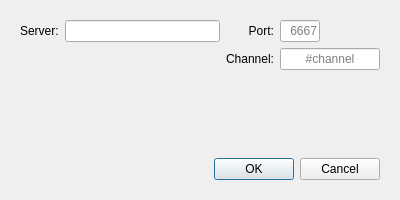
<?xml version="1.0" encoding="UTF-8"?>
<ui version="4.0">
 <class>ServerConnectionDialog</class>
 <widget class="QDialog" name="ServerConnectionDialog">
  <property name="geometry">
   <rect>
    <x>0</x>
    <y>0</y>
    <width>400</width>
    <height>200</height>
   </rect>
  </property>
  <property name="maximumSize">
   <size>
    <width>16777215</width>
    <height>200</height>
   </size>
  </property>
  <property name="windowTitle">
   <string>Dialog</string>
  </property>
  <layout class="QVBoxLayout" name="verticalLayout">
   <item>
    <widget class="QWidget" name="inputWidget" native="true">
     <layout class="QHBoxLayout" name="horizontalLayout_3">
      <item>
       <layout class="QGridLayout" name="gridLayout">
        <item row="0" column="2">
         <widget class="QLabel" name="portLabel">
          <property name="text">
           <string>Port:</string>
          </property>
          <property name="alignment">
           <set>Qt::AlignRight|Qt::AlignTrailing|Qt::AlignVCenter</set>
          </property>
         </widget>
        </item>
        <item row="0" column="0">
         <widget class="QLabel" name="serverLabel">
          <property name="text">
           <string>Server:</string>
          </property>
         </widget>
        </item>
        <item row="0" column="1">
         <widget class="QLineEdit" name="serverLineEdit">
          <property name="maxLength">
           <number>150</number>
          </property>
          <property name="alignment">
           <set>Qt::AlignCenter</set>
          </property>
          <property name="placeholderText">
           <string/>
          </property>
         </widget>
        </item>
        <item row="0" column="3">
         <widget class="QLineEdit" name="portLineEdit">
          <property name="maximumSize">
           <size>
            <width>40</width>
            <height>16777215</height>
           </size>
          </property>
          <property name="maxLength">
           <number>8</number>
          </property>
          <property name="alignment">
           <set>Qt::AlignRight|Qt::AlignTrailing|Qt::AlignVCenter</set>
          </property>
          <property name="placeholderText">
           <string>6667</string>
          </property>
         </widget>
        </item>
        <item row="1" column="2">
         <widget class="QLabel" name="channelLabel">
          <property name="text">
           <string>Channel:</string>
          </property>
          <property name="alignment">
           <set>Qt::AlignRight|Qt::AlignTrailing|Qt::AlignVCenter</set>
          </property>
         </widget>
        </item>
        <item row="1" column="3">
         <widget class="QLineEdit" name="channelLineEdit">
          <property name="maximumSize">
           <size>
            <width>100</width>
            <height>16777215</height>
           </size>
          </property>
          <property name="alignment">
           <set>Qt::AlignCenter</set>
          </property>
          <property name="placeholderText">
           <string>#channel</string>
          </property>
         </widget>
        </item>
       </layout>
      </item>
     </layout>
    </widget>
   </item>
   <item>
    <spacer name="verticalSpacer">
     <property name="orientation">
      <enum>Qt::Vertical</enum>
     </property>
     <property name="sizeHint" stdset="0">
      <size>
       <width>20</width>
       <height>40</height>
      </size>
     </property>
    </spacer>
   </item>
   <item>
    <widget class="QWidget" name="okCancelButtonWidget" native="true">
     <layout class="QHBoxLayout" name="horizontalLayout_4">
      <item>
       <spacer name="horizontalSpacer">
        <property name="orientation">
         <enum>Qt::Horizontal</enum>
        </property>
        <property name="sizeHint" stdset="0">
         <size>
          <width>40</width>
          <height>20</height>
         </size>
        </property>
       </spacer>
      </item>
      <item>
       <widget class="QPushButton" name="okPushButton">
        <property name="text">
         <string>OK</string>
        </property>
       </widget>
      </item>
      <item>
       <widget class="QPushButton" name="cancelPushButton">
        <property name="text">
         <string>Cancel</string>
        </property>
       </widget>
      </item>
     </layout>
    </widget>
   </item>
  </layout>
 </widget>
 <resources/>
 <connections/>
</ui>
